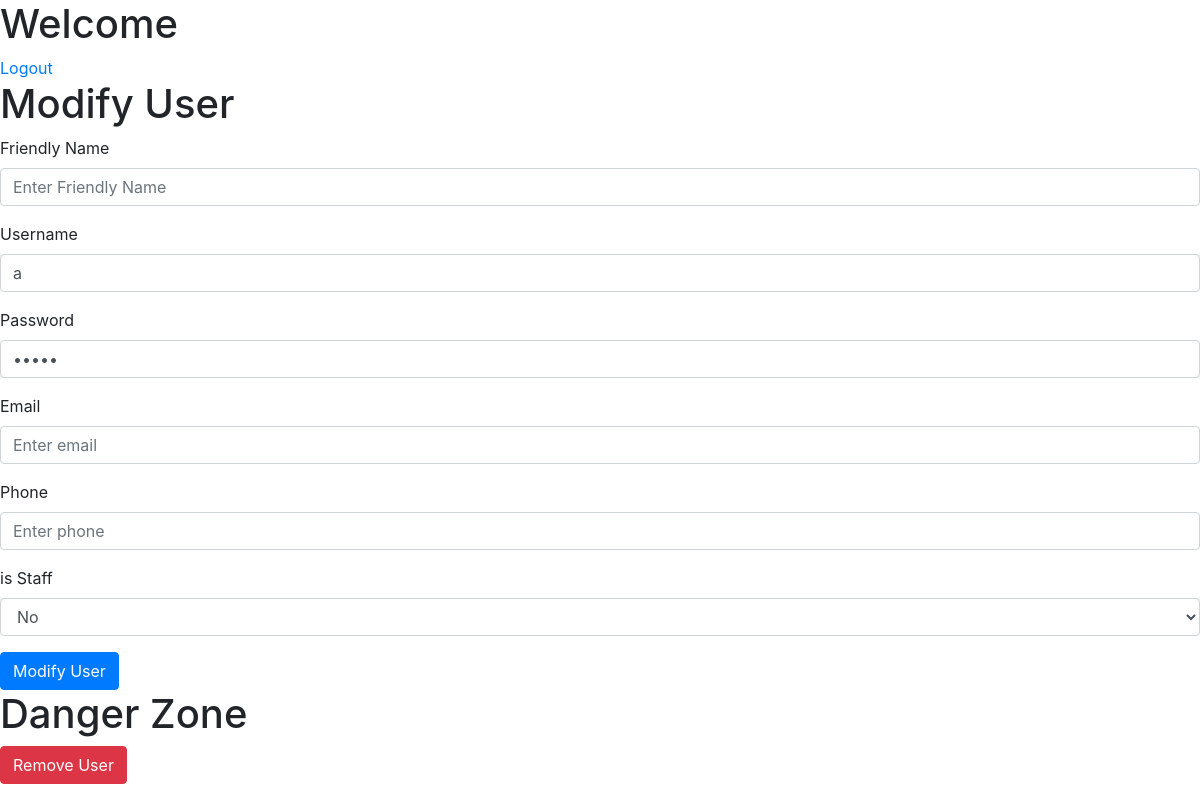
Page /users/2 (signed in) on the earlier database version.
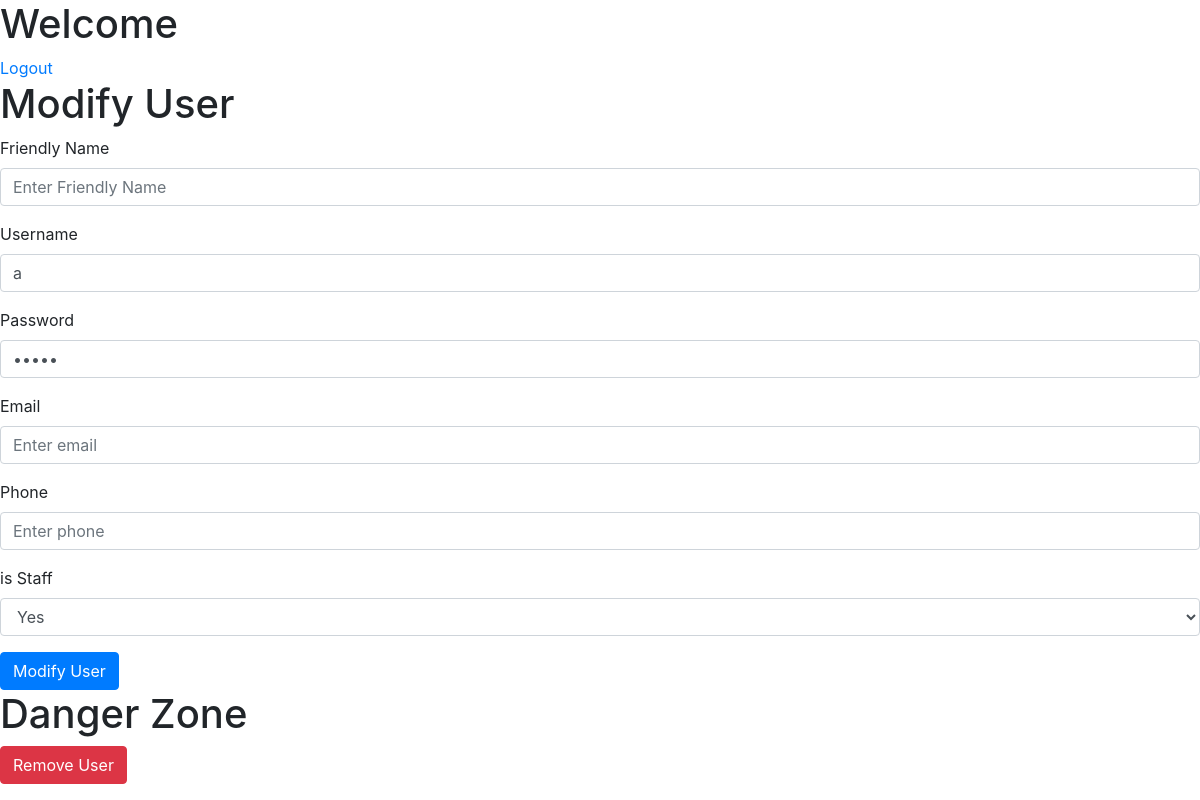
Same page on the later database version.
### model.py (models this page shows)
class User(Base):
    __tablename__ = 'users'
    id = Column(Integer, primary_key=True)
    username = Column(String(20), unique=True, nullable=False)
    password = Column(String(128), nullable=False)
    friendly_name = Column(String(50), nullable=False)
    phone_number = Column(String(20), nullable=False)
    email = Column(String(50), nullable=False)
    is_admin = Column(Integer, nullable=False, default=0)
    is_staff = Column(Integer, nullable=False, default=0)

### admin_route.py (the view)
@admin_route.route('/users/<int:user_id>')
def users(user_id):
    with app.app_context():
        if session.get('logged_in'):
            if session['is_admin']:
                user = getUser(id = user_id)
                return render_template('admin_modify_user.html', user=user)
        return redirect(url_for('index'))

### controller.py (called while the page is built)
def getUser(username = None, id = None):
    if id:
        session = DBSession()
        user = session.query(User).get(id)
        session.close()
        return user
    session = DBSession()
    user = session.query(User).filter_by(username=username).first()
    session.close()
    return user

### templates/admin_modify_user.html (shortened to what this page needs)
{% extends "base.html" %}
{% block content %}
<h1>Modify User</h1>
<form method="post" action="{{ url_for('admin_route.modify_user', user_id=user.id) }}">
    <div class="form-group">
        <label for="friendly_name">Friendly Name</label>
        <input type="text" class="form-control" id="friendly_name" name="friendly_name" placeholder="Enter Friendly Name" value="{{ user.friendly_name }}">
    </div>
    <div class="form-group">
        <label for="username">Username</label>
        <input type="text" class="form-control" id="username" name="username" placeholder="Enter username" value="{{ user.username }}">
    </div>
    <div class="form-group">
        <label for="password">Password</label>
        <input type="password" class="form-control" id="password" name="password" placeholder="Password" value="*****">
    </div>
    <div class="form-group">
        <label for="email">Email</label>
        <input type="email" class="form-control" id="email" name="email" placeholder="Enter email" value="{{ user.email }}">
    </div>
    <div class="form-group">
        <label for="phone_number">Phone</label>
        <input type="text" class="form-control" id="phone_number" name="phone_number" placeholder="Enter phone" value="{{ user.phone_number }}">
    </div>
    <div class="form-group">
        <label for="role">is Staff</label>
        <select class="form-control" id="is_staff" name="is_staff">
            <option value="0" {% if user.is_staff == 0 %} selected {% endif %}>No</option>
            <option value="1" {% if user.is_staff == 1 %} selected {% endif %}>Yes</option>
        </select>
    </div>
    <button type="submit" class="btn btn-primary">Modify User</button>
</form>
<h1>Danger Zone</h1>
<button onclick="{{ url_for('admin_route.delete_user', user_id=user.id) }}" class="btn btn-danger">Remove User</button>
{% endblock %}

Differences in the rows shown:
changed User: is_staff "No" → "Yes"
